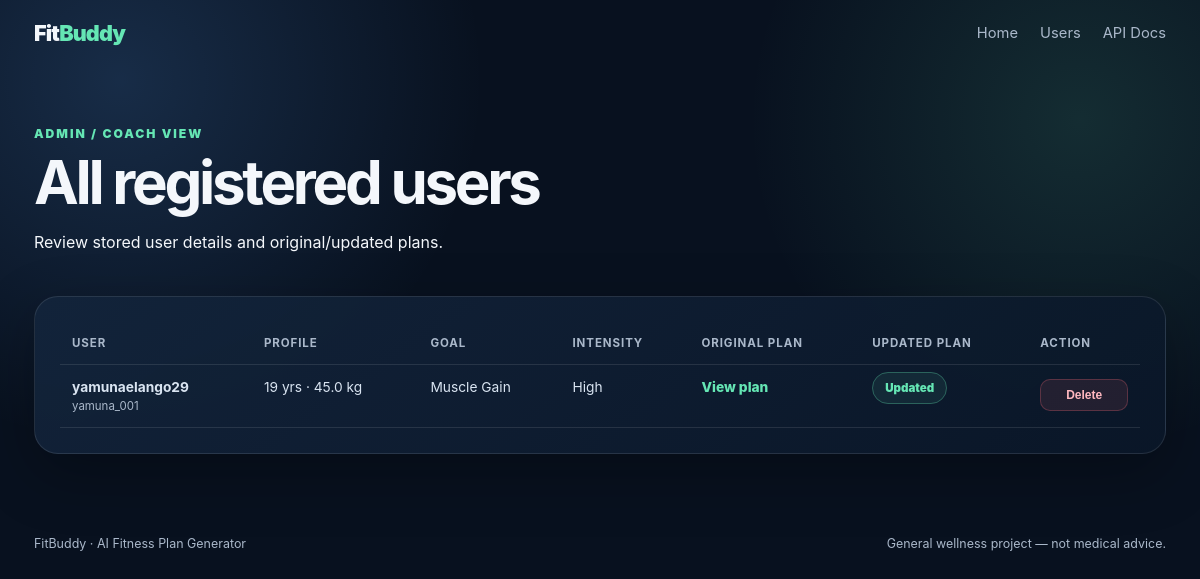
Screenshot of /view-all-users with the database file from the repository.
### app/database.py (models this page shows)
class Base(DeclarativeBase):
    pass

class User(Base):
    __tablename__ = "users"
    id: Mapped[int] = mapped_column(Integer, primary_key=True, index=True)
    user_id: Mapped[str] = mapped_column(String(80), unique=True, index=True)
    username: Mapped[str] = mapped_column(String(100))
    age: Mapped[int] = mapped_column(Integer)
    weight: Mapped[float] = mapped_column(Float)
    goal: Mapped[str] = mapped_column(String(50))
    intensity: Mapped[str] = mapped_column(String(20))
    created_at: Mapped[datetime] = mapped_column(DateTime, default=lambda: datetime.now(timezone.utc))
    plan: Mapped[Optional["WorkoutPlan"]] = relationship(
        back_populates="user",
        cascade="all, delete-orphan",
        uselist=False,
    )

### app/routes.py (the view)
@router.get("/view-all-users", response_class=HTMLResponse)
def view_all_users(request: Request, db: Session = Depends(get_db)):
    users = get_all_users(db)
    return templates.TemplateResponse(
        request=request,
        name="all_users.html",
        context={"users": users},
    )

### templates/all_users.html (shortened to what this page needs)
{% extends "base.html" %}
{% block content %}
<section class="result-head">
    <div>
        <div class="eyebrow">ADMIN / COACH VIEW</div>
        <h1>All registered users</h1>
        <p>Review stored user details and original/updated plans.</p>
    </div>
</section>
<div class="card table-card">
    {% if users %}
    <div class="table-wrap">
        <table>
            <thead>
                <tr>
                    <th>User</th>
                    <th>Profile</th>
                    <th>Goal</th>
                    <th>Intensity</th>
                    <th>Original Plan</th>
                    <th>Updated Plan</th>
                    <th>Action</th>
                </tr>
            </thead>
            <tbody>
            {% for user in users %}
                <tr>
                    <td>
                        <strong>{{ user.username }}</strong>
                        <small>{{ user.user_id }}</small>
                    </td>
                    <td>{{ user.age }} yrs · {{ user.weight }} kg</td>
                    <td>{{ user.goal|title }}</td>
                    <td>{{ user.intensity|title }}</td>
                    <td>
                        {% if user.plan %}
                            <a href="/result/{{ user.user_id }}">View plan</a>
                        {% else %}
                            —
                        {% endif %}
                    </td>
                    <td>
                        {% if user.plan and user.plan.updated_plan %}
                            <span class="status-chip">Updated</span>
                        {% else %}
                            <span class="muted">Original only</span>
                        {% endif %}
                    </td>
                    <td>
                        <form action="/admin/delete/{{ user.user_id }}" method="post" onsubmit="return confirmDelete('{{ user.username }}')">
                            <button class="danger-btn" type="submit">Delete</button>
                        </form>
                    </td>
                </tr>
            {% endfor %}
            </tbody>
        </table>
    </div>
    {% else %}
        <div class="empty-state">
            <h2>No users yet</h2>
            <p>Create a plan from the home page to see it here.</p>
            <a class="primary-btn inline-btn" href="/">Create plan</a>
        </div>
    {% endif %}
</div>
{% endblock %}

### static/css/style.css (style rules this page uses)
:root { --bg: #08111f; --panel: #101c2f; --panel-2: #13243b; --text: #f4f7fb; --muted: #aab8ca; --accent: #65e6b4; --accent-2: #5ea8ff; --danger: #ff6b7a; --border: rgba(255,255,255,.10); --shadow: 0 20px 60px rgba(0,0,0,.28); }
* { box-sizing: border-box; }
body { margin: 0; font-family: Inter, ui-sans-serif, system-ui, -apple-system, BlinkMacSystemFont, "Segoe UI", sans-serif; color: var(--text); background: radial-gradient(circle at 10% 10%, rgba(94,168,255,.18), transparent 28%), radial-gradient(circle at 90% 15%, rgba(101,230,180,.13), transparent 26%), var(--bg); min-height: 100vh; }
a { color: inherit; }
.eyebrow { color: var(--accent); font-size: .76rem; font-weight: 900; letter-spacing: .16em; margin-bottom: 12px; }
.hero h1, .result-head h1 { font-size: clamp(2.5rem, 6vw, 5.1rem); line-height: .98; margin: 0 0 20px; letter-spacing: -.055em; }
.card { background: linear-gradient(145deg, rgba(19,36,59,.95), rgba(10,23,40,.96)); border: 1px solid var(--border); border-radius: 24px; box-shadow: var(--shadow); }
form { display: grid; gap: 17px; }
button, .primary-btn, .secondary-btn { border: 0; border-radius: 13px; padding: 13px 17px; font-weight: 900; cursor: pointer; text-decoration: none; display: inline-flex; align-items: center; justify-content: center; gap: 9px; }
.result-head { display: flex; justify-content: space-between; align-items: end; gap: 20px; margin: 30px 0 28px; }
.result-head h1 { font-size: clamp(2.4rem, 5vw, 4rem); }
.source-badge, .status-chip { border: 1px solid rgba(101,230,180,.3); color: var(--accent); background: rgba(101,230,180,.08); border-radius: 999px; padding: 8px 12px; font-size: .72rem; font-weight: 900; }
.plan-card, .tip-card, .feedback-card, .feedback-history, .table-card { padding: 25px; }
.table-wrap { overflow-x: auto; }
table { width: 100%; border-collapse: collapse; min-width: 900px; }
th, td { text-align: left; padding: 14px 12px; border-bottom: 1px solid var(--border); vertical-align: top; }
th { color: var(--muted); font-size: .72rem; text-transform: uppercase; letter-spacing: .08em; }
td { font-size: .86rem; color: #d9e4f1; }
td small { display: block; color: var(--muted); margin-top: 4px; }
td a { color: var(--accent); text-decoration: none; font-weight: 800; }
.danger-btn { background: rgba(255,107,122,.1); color: #ffb8c0; border: 1px solid rgba(255,107,122,.25); padding: 8px 10px; border-radius: 10px; font-size: .75rem; }

### rows the page displays
User: username "yamunaelango29", user_id "yamuna_001", age "19", weight "45.0", goal "Muscle Gain", intensity "High"
